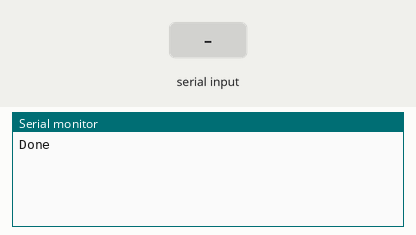
Simulated run of this sketch. Board: Arduino Uno, built with avr-gcc and run on an emulated ATmega328P. Parts: the last lines printed to the serial monitor. The test bench sets the inputs (shaded band).

Above: at 1.2 s.
1.3 s: "1" received over the second serial link
At 1.8 s:
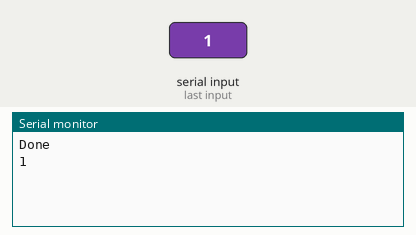
2.8 s: "0" received over the second serial link
At 4.2 s:
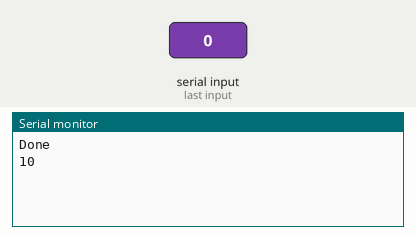

The sketch:

lab7_ex1.ino
```cpp
#include <SoftwareSerial.h>
SoftwareSerial wirelessNetworkYT(10, 11);
void setup(){
Serial.begin(9600);
Serial.println("Done");
wirelessNetworkYT.begin(38400);
}
void loop(){
if (wirelessNetworkYT.available())
Serial.write(wirelessNetworkYT.read());
if ( Serial.available ())
wirelessNetworkYT.write(Serial.read());
}
```

Measured:
- after the input at 1.3 s, the serial monitor: prints a new line at once (image 1)
- after the input at 2.8 s, the serial monitor: prints a new line at once (image 2)
